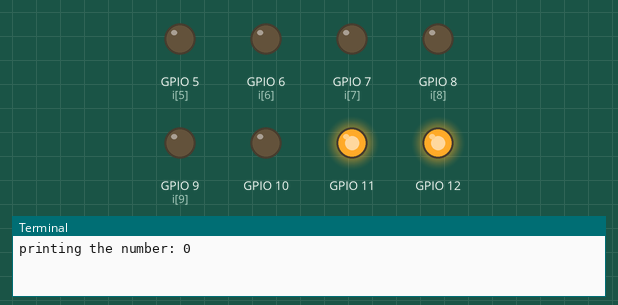
This program was run on a simulated Raspberry Pi (BCM pin numbers). Shown: output pins drawn as LEDs (lit = HIGH), the last lines printed to the terminal.

Above: at 0.5 s.
At 1.5 s:
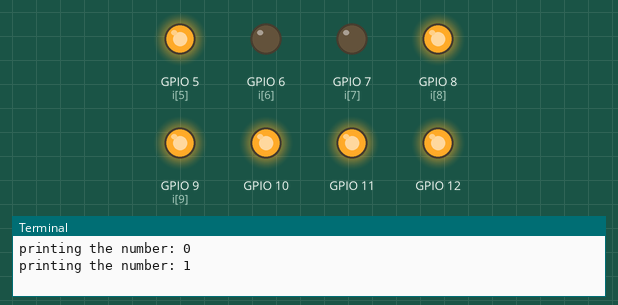
At 2.5 s:
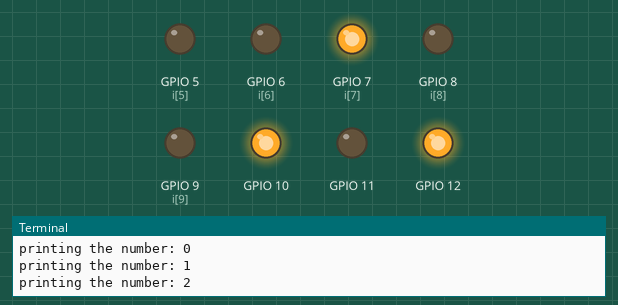
At 4.5 s:
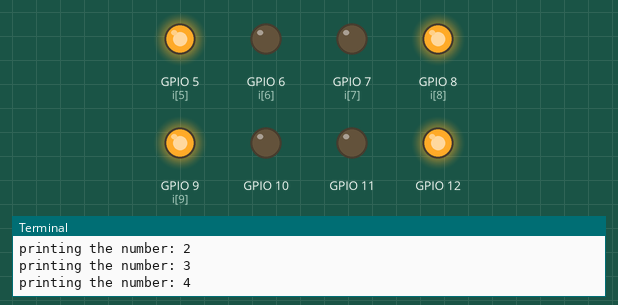
At 6.5 s:
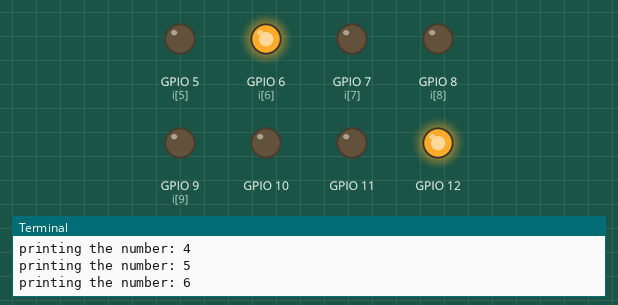
At 9.5 s:
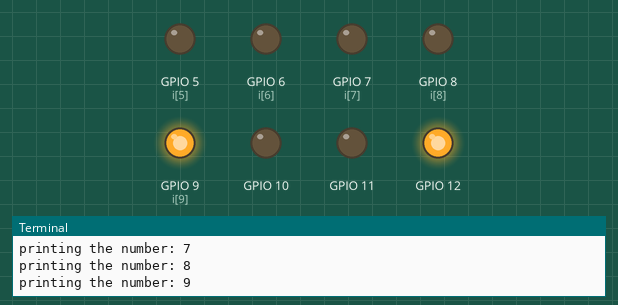
Timing chart, 0 to 11.5 s (numbered marks = the images above):
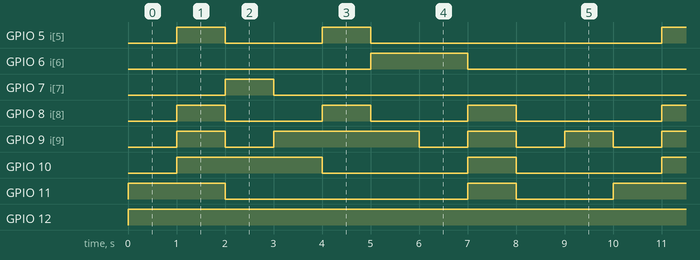

Measured:
- by itself, GPIO 5 (i[5]): repeats every 10.0 s: LOW 2.0 s, HIGH 1.0 s, LOW 6.0 s, HIGH 1.0 s
- by itself, GPIO 6 (i[6]): alternates HIGH for 2.0 s and LOW for 8.0 s
- by itself, GPIO 7 (i[7]): alternates HIGH for 1.0 s and LOW for 9.0 s
- by itself, GPIO 8 (i[8]): repeats every 10.0 s: 2 × (LOW 2.0 s, HIGH 1.0 s), LOW 3.0 s, HIGH 1.0 s
- by itself, GPIO 9 (i[9]): repeats every 10.0 s: LOW 1.0 s, HIGH 3.0 s, 3 × (LOW 1.0 s, HIGH 1.0 s)
- by itself, GPIO 10: repeats every 10.0 s: LOW 3.0 s, HIGH 1.0 s, LOW 3.0 s, HIGH 3.0 s
- by itself, GPIO 11: repeats every 10.0 s: LOW 5.0 s, HIGH 1.0 s, LOW 2.0 s, HIGH 2.0 s
- by itself, GPIO 12: LOW → HIGH at 0.00 s

The program:

sevenSeg.py
```python
import RPi.GPIO as gpio
import time
SSEG_CC =[0b00111111,0b00000110,0b01011011,0b01001111,0b01100110,0b01101101,0b01111101,0b00000111,0b01111111,0b01101111]
SSEG_CA =[~0b00111111,~0b00000110,~0b01011011,~0b01001111,~0b01100110,~0b01101101,~0b01111101,~0b00000111,~0b01111111,~0b01101111]
SS_leastPinNum = 5
SS_mostPinNum = 12

def GET_BIT(byte,bit):
	#this function gets the bit value
	return ((byte>>bit)&1)

def SS_display(leastPin, value, ssType = "CA"):
	#this function displays value on Comman Anode seven segment CASS
	if value >=0 and value<10:
		print(f"printing the number: {value}")
		for i in range(0,8):
			#looping from lsb to msb in the value wanted to be displayed
			if ssType == "CA":
				bit_value = GET_BIT(SSEG_CA[value],i)
			elif ssType == "CC":
				bit_value = GET_BIT(SSEG_CC[value],i)
			else:
				print("wrong seven segment type selected")

			if bit_value == 1:
				gpio.output(leastPin+i, gpio.HIGH)
			else:
			    gpio.output(leastPin+i, gpio.LOW)

	else:
		print("you entered wrong number")

#set numbering convention to BCM
gpio.setmode(gpio.BCM)

#Setting 8 pins from 4-11 as output
for i in range(SS_leastPinNum,SS_mostPinNum+1):
	gpio.setup(i, gpio.OUT)

while True:
	for i in range(0,10):
		SS_display(SS_leastPinNum, i, "CA")
		time.sleep(1)
```
